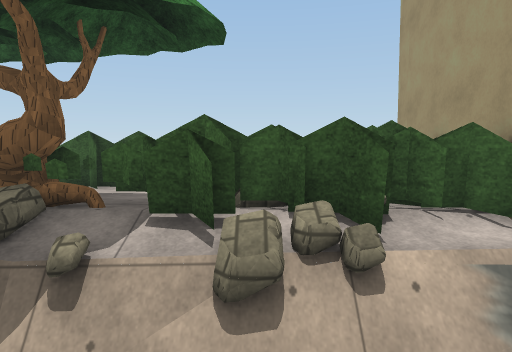
View 1 (above)

17 first-person views from a walk through a 3-D level made in the Unity game engine. The camera is 1.2 m above the floor, tilts 4° down and sees 70° across. The floor is counted in squares, 1 m on a side. Each view is taken from the middle of a square. On the plan, view 1 faces up. The plan holds only what a view shows up to about 15 squares ahead; the rest is blank. The place goes on beyond the plan. Surface patterns are stand-ins for the level's own textures.

View 2
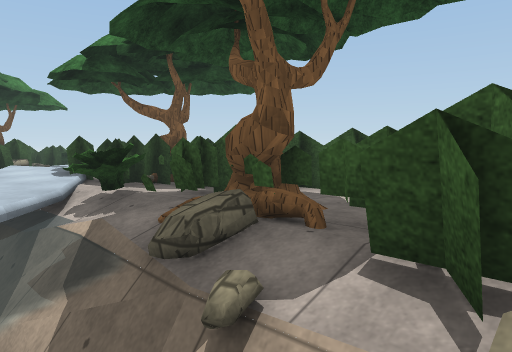

View 3
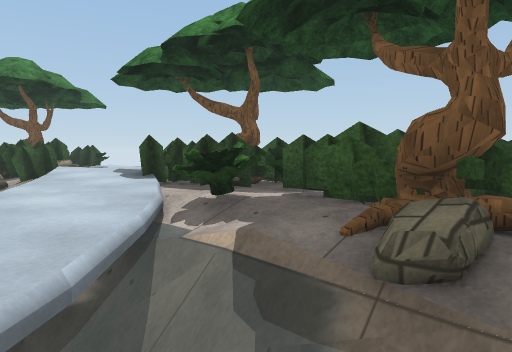

View 4
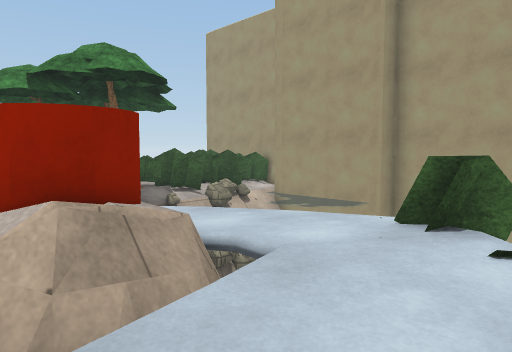

View 5
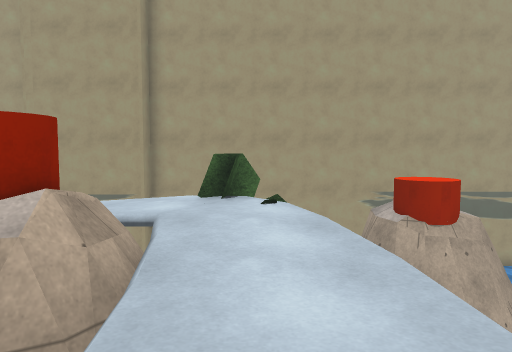

View 6
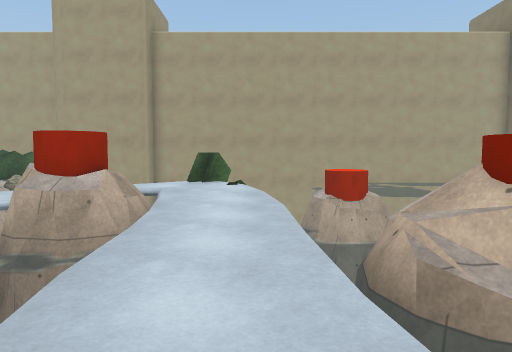

View 7
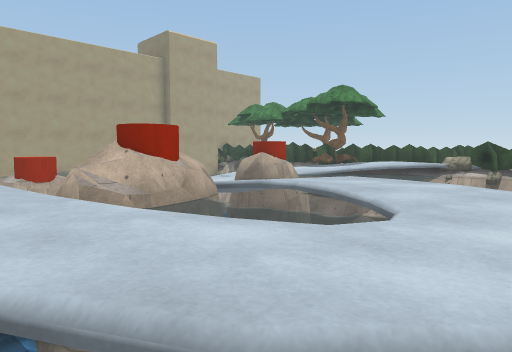

View 8
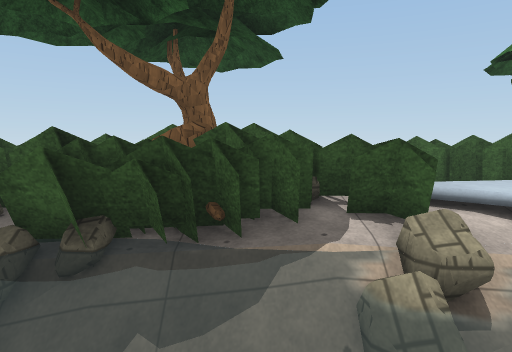

View 9
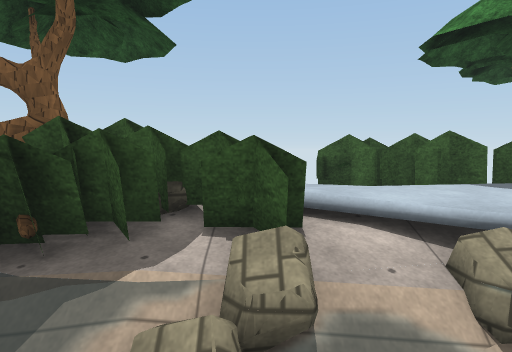

View 10
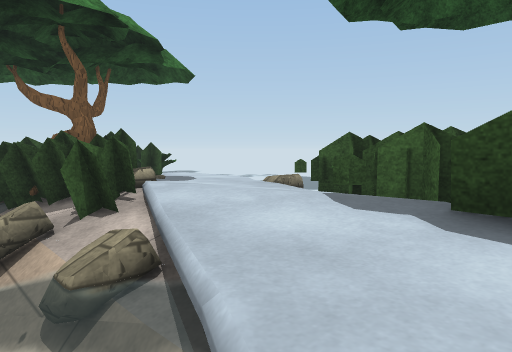

View 11
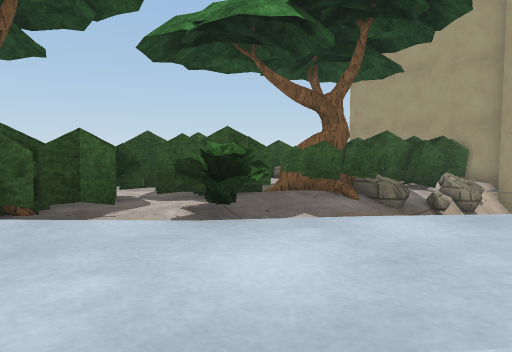

View 12
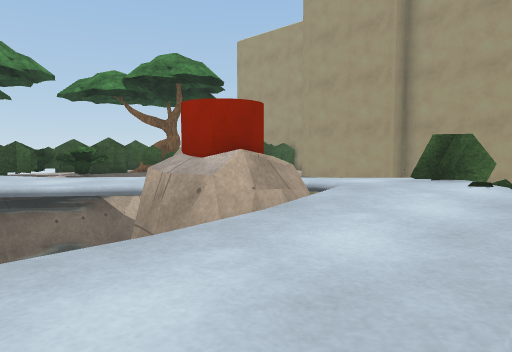

View 13
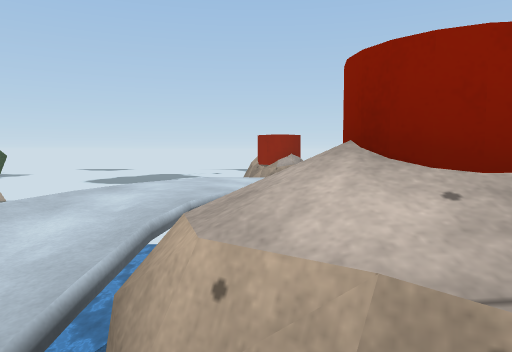

View 14
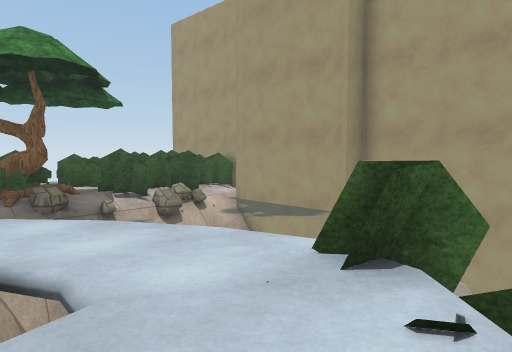

View 15
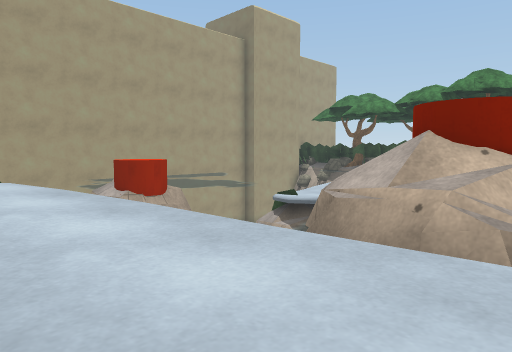

View 16
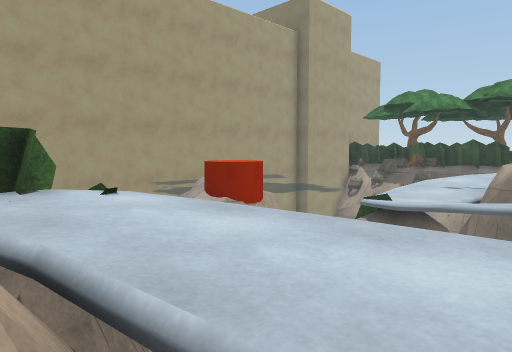

View 17
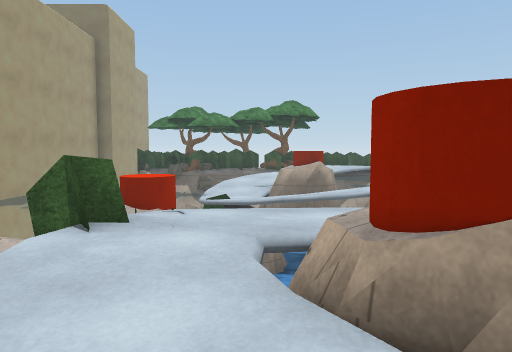

### Floor plan
Key: @ floor where view 1 was taken; # wall or solid block; x gap in a wall; . main floor; : floor 0.25 m higher than the main floor; - floor 0.25 m lower than the main floor; _ floor 0.5 m lower than the main floor; / step, stairs or slope; = window, fence, low wall or low ledge; ^ raised ledge; C cylinder.
Columns run from 21 left of view 1 to 4 right of it. Each row starts with its distance up from view 1.
  9 =.../=/^## ## #######
  8 ##....==## ##===#####  ##
  7 ## .....#=###==####=######
  6  ##=/...::=#=#==###=######
  5   ##=x/....===#==##=######
  4  ###-=//......#=#===/##//#
  3 ###__-_/_//.....    ____=
  2     __     //...._   _  =
  1            __..../ _    =
  0      _         .../  @  =
 -1    _         =##..._    ==
 -2              =##=../     =
 -3             _=##=../     =
 -4         ///.///...=#     =
 -5   _ __  ........../#     =
 -6    /............./=      =
 -7   /..../////___          =
 -8   ---//  x^^^      __    =
 -9 #  --    =#^^     CCC    =
-10 #C -/    =C#^     _C     =
-11 ##---/_   ^^=_           =
-12   /.....///= __          =
-13    _....----______       =
-14     //..---    ____      =
-15        //        __      =
-16                 ___
-17                =___
-18                =___
-19                 __

Where each view was taken, in squares from view 1:
view 1: 0 up, 0 right, facing up
view 2: 2 up, 0 right, facing up-left
view 3: 1 up, 2 left, facing up-left
view 4: 6 down, 8 left, facing up-right
view 5: 5 down, 11 left, facing right
view 6: 6 down, 15 left, facing right
view 7: 5 down, 19 left, facing down-right
view 8: 1 down, 18 left, facing up
view 9: 0 up, 16 left, facing up
view 10: 2 up, 10 left, facing up-left
view 11: 1 up, 10 left, facing up-right
view 12: 7 down, 11 left, facing up-right
view 13: 11 down, 8 left, facing left
view 14: 6 down, 6 left, facing up-right
view 15: 4 down, 12 left, facing down-right
view 16: 3 down, 9 left, facing down-right
view 17: 1 up, 5 left, facing down
